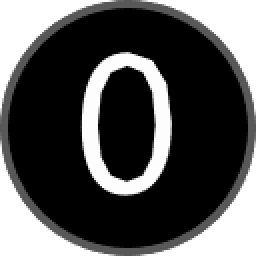
#> input picture Resource/image/ori/0.png, 128 x 128 px, found by its file name (shown 2 times larger); its folder holds 4 pictures in this run
$ python small.py
#> lines starting #> are read from the running program, lines starting #| are printed output that depends on the picture
from PIL import Image
import os

for i in os.listdir("./Software/Resource/image/ori"):

    pic = Image.open(f"Software\\Resource\\image\\ori\\{i}")
#> pic is the input picture: PIL image 128x128 RGBA; mean R, G, B, A 29.1, 29.1, 29.1, 200.1
    pic = pic.resize((32,32))
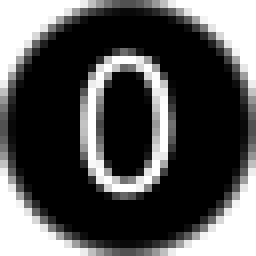
#> pic: PIL image 32x32 RGBA (shown 8 times larger); mean R, G, B, A 33.6, 33.6, 33.6, 200.4; transparent parts drawn white
    pic.save(f"Software\\Resource\\image\\{i}")
#> pass 2 of the loop `for i in os.listdir("./Software/Resource/image/ori"):`:
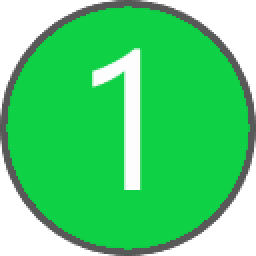
#> input picture Resource/image/ori/1.png, 128 x 128 px, found by its file name (shown 2 times larger)
#> pic is the input picture: PIL image 128x128 RGBA; mean R, G, B, A 27.9, 156.3, 64.1, 200.1
#> `pic = pic.resize((32,32))`:
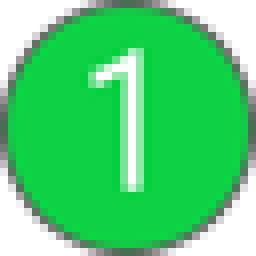
#> pic: PIL image 32x32 RGBA (shown 8 times larger); mean R, G, B, A 31.7, 159.6, 67.8, 200.4; transparent parts drawn white
#> pass 3 of the loop `for i in os.listdir("./Software/Resource/image/ori"):`:
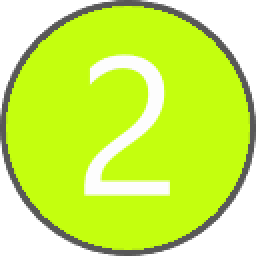
#> input picture Resource/image/ori/2.png, 128 x 128 px, found by its file name (shown 2 times larger)
#> pic is the input picture: PIL image 128x128 RGBA; mean R, G, B, A 150, 188.3, 32.2, 200.1
#> `pic = pic.resize((32,32))`:
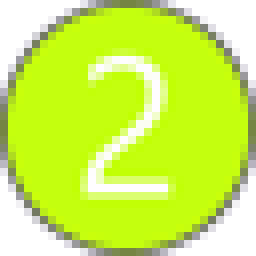
#> pic: PIL image 32x32 RGBA (shown 8 times larger); mean R, G, B, A 153.2, 190.8, 36, 200.4; transparent parts drawn white
#> the loop made 4 passes; the first 3 are shown
